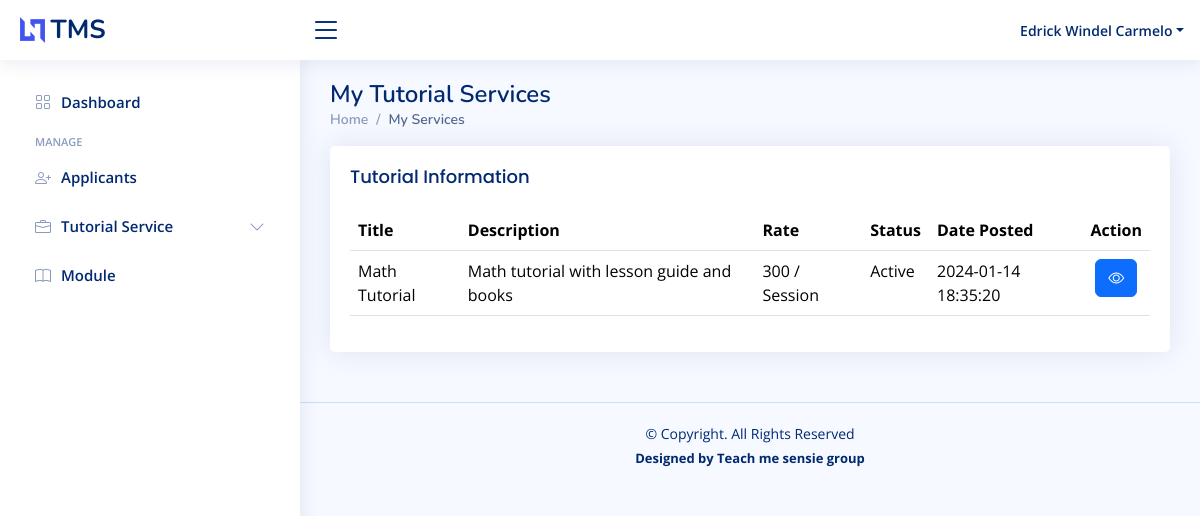
Page /tutor/services.php (signed in) on the committed database.
### tables this page shows
CREATE TABLE `job` (
  `job_id` int(11) NOT NULL,
  `user_id` int(11) NOT NULL,
  `title` varchar(255) NOT NULL,
  `description` text NOT NULL,
  `rate` varchar(255) NOT NULL,
  `rate_description` varchar(255) NOT NULL,
  `day` varchar(255) NOT NULL,
  `time_from` time NOT NULL,
  `time_to` time NOT NULL,
  `custome` varchar(255) NOT NULL,
  `status` varchar(255) NOT NULL DEFAULT 'Active',
  `date_posted` timestamp NOT NULL DEFAULT current_timestamp() ON UPDATE current_timestamp()
);

### tutor/services.php (the view)
<?php
 include("./include/authentication.php");
 include("./include/header.php");
 include("./include/topbar.php");
 include("./include/sidebar.php");
?>
<div class="pagetitle">
      <h1>My Tutorial Services</h1>
      <nav>
        <ol class="breadcrumb">
          <li class="breadcrumb-item"><a href="index.php">Home</a></li>
          <li class="breadcrumb-item active">My Services</li>
        </ol>
      </nav>
    </div>
    <section class="section">
      <div class="row">
        <div class="col-lg-12">
          <div class="card">
            <div class="card-body">
              <h5 class="card-title">Tutorial Information</h5>
              <table class="table datatable">
                <thead>
                  <tr>
                    <th scope="col">Title</th>
                    <th scope="col">Description</th>
                    <th scope="col">Rate</th>
                    <th scope="col">Status</th>
                    <th scope="col">Date Posted</th>
                    <th scope="col">Action</th>
                  </tr>
                </thead>
                <tbody>
                        <?php
                        $user_id = $_SESSION['auth_user']['user_id'];
                        $query = "SELECT
                        onlinetutorial.job.job_id,
                        onlinetutorial.job.user_id,
                        onlinetutorial.job.title,
                        onlinetutorial.job.description,
                        onlinetutorial.job.rate,
                        onlinetutorial.job.rate_description,
                        onlinetutorial.job.`status`,
                        onlinetutorial.job.date_posted
                      FROM
                        onlinetutorial.job
                      WHERE
                        onlinetutorial.job.user_id = '$user_id'
                      ORDER BY
                        onlinetutorial.job.date_posted ASC";
                        $query_run = mysqli_query($con, $query);
                        if (mysqli_num_rows($query_run) > 0) {
                            foreach ($query_run as $row) {
                        ?>
                                <tr>
                                    <td><?= $row['title']; ?></td>
                                    <td><?= $row['description']; ?></td>
                                    <td><?= $row['rate']; ?> / <?= $row['rate_description']; ?></td>
                                    <td><?= $row['status']; ?></td>
                                    <td><?= $row['date_posted']; ?></td>
                                    <td class="text-center">
                                    <a type="button" class="btn btn-primary" href="services_view.php?id=<?=$row['job_id'];?>"><i class="bi bi-eye"></i></a>
                                    </td>
                                </tr>
                        <?php
                            }
                        } else {
                        ?>
                            <tr>
                                <td colspan="4">No Record Found</td>
                            </tr>
                        <?php
                        }
                        ?>
                    </tbody>
              </table>
            </div>
          </div>
        </div>
      </div>
    </section>
<?php
 include("./include/footer.php");
?>

### tutor/assets/css/style.css (style rules this page uses)
:root { scroll-behavior: smooth; }
body { font-family: "Open Sans", sans-serif; background: #f6f9ff; color: #444444; }
a { color: #4154f1; text-decoration: none; }
h1, h2, h3, h4, h5, h6 { font-family: "Nunito", sans-serif; }
.pagetitle { margin-bottom: 10px; }
.pagetitle h1 { font-size: 24px; margin-bottom: 0; font-weight: 600; color: #012970; }
.card { margin-bottom: 30px; border: none; border-radius: 5px; box-shadow: 0px 0 30px rgba(1, 41, 112, 0.1); }
.card-title { padding: 20px 0 15px 0; font-size: 18px; font-weight: 500; color: #012970; font-family: "Poppins", sans-serif; }
.card-body { padding: 0 20px 20px 20px; }
.breadcrumb { font-size: 14px; font-family: "Nunito", sans-serif; color: #899bbd; font-weight: 600; }
.breadcrumb a { color: #899bbd; transition: 0.3s; }
.breadcrumb .breadcrumb-item::before { color: #899bbd; }
.breadcrumb .active { color: #51678f; font-weight: 600; }

### rows in the picture
job: title "Math Tutorial", description "Math tutorial with lesson guide and books", rate "300", rate_description "Session", status "Active", date_posted "2024-01-14 18:35:20"

### other values in the picture
$_SESSION['auth_user']['user_name'] "Edrick Windel Carmelo"
